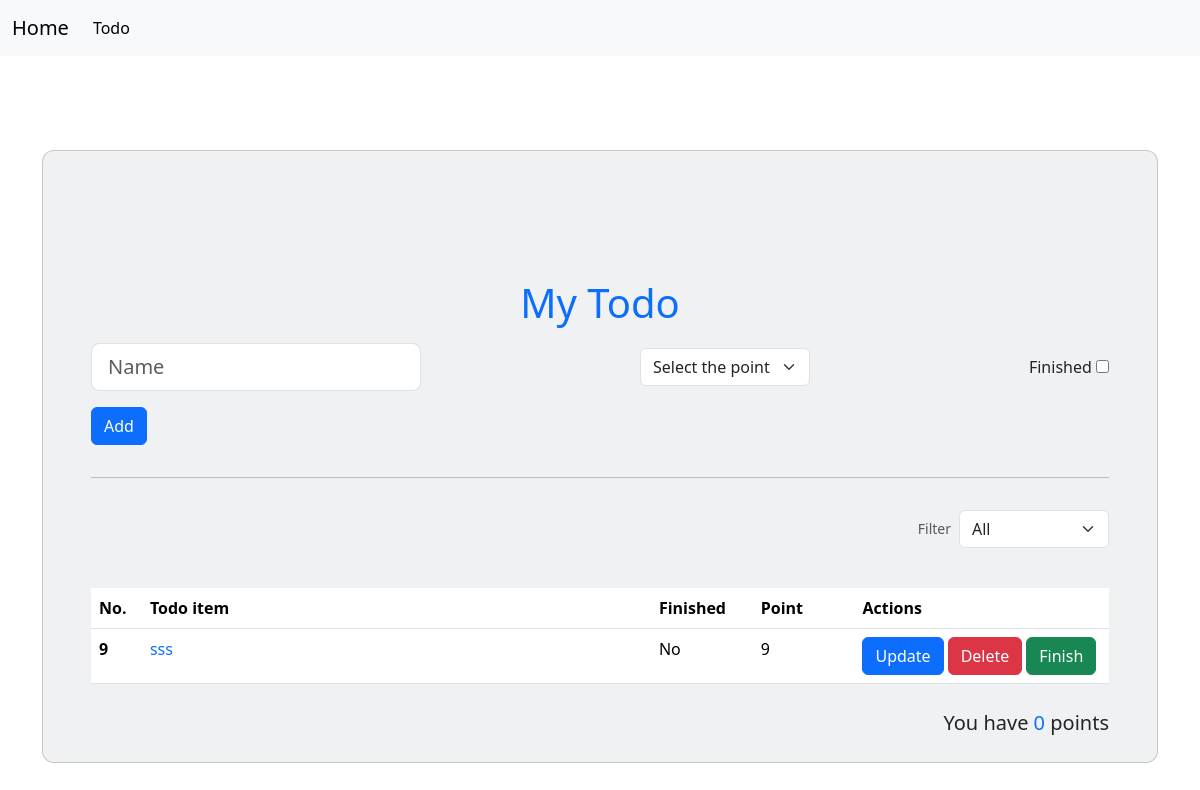
Before: /todo with the older database file.
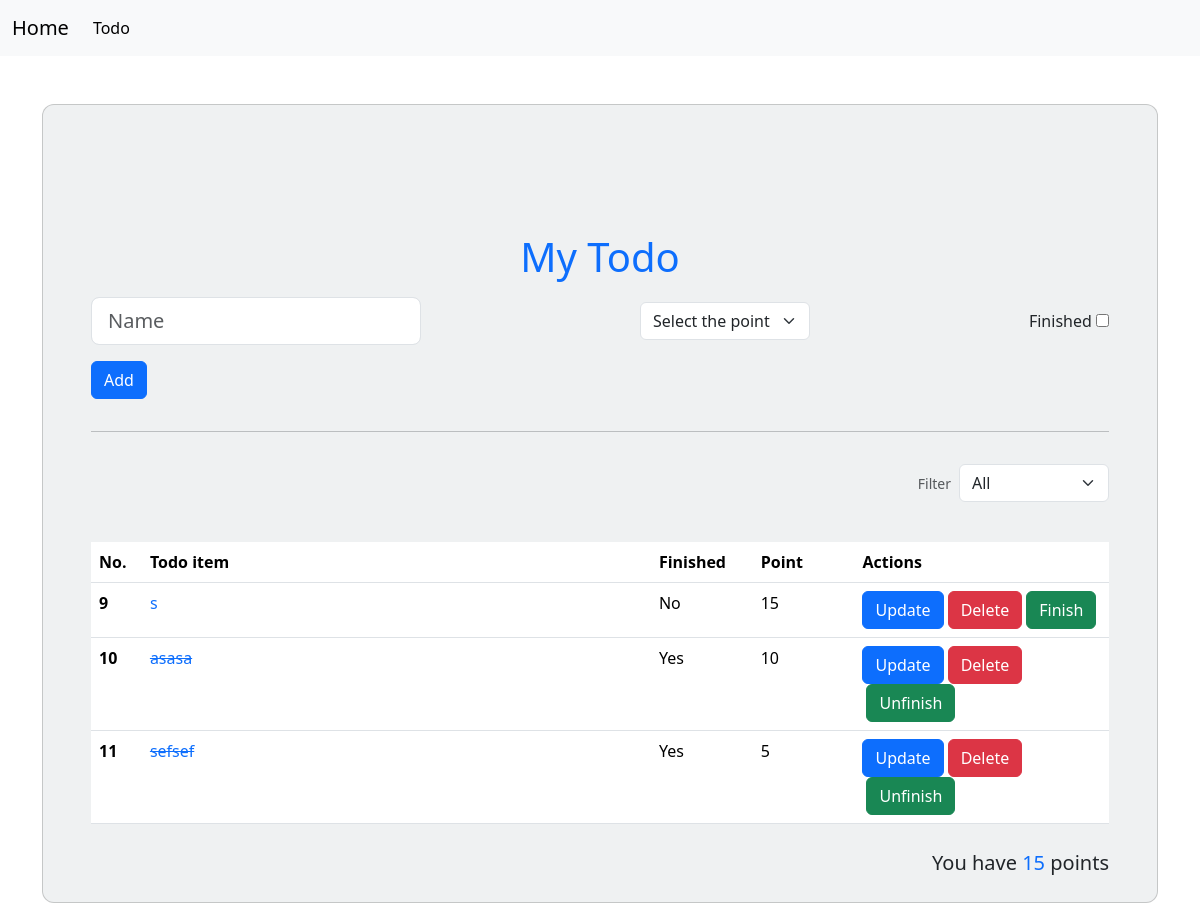
After: the same page with the newer database file.
### apps/todo/models.py (models this page shows, shortened)
class Todo(models.Model):
    name = models.CharField(max_length=255)
    done = models.BooleanField(default=False)
    point_id = models.ForeignKey(Point, on_delete=models.CASCADE)
    created_at = models.DateTimeField(auto_now_add=True)
    updated_at = models.DateTimeField(auto_now=True)

class Point(models.Model):
    value = models.IntegerField()
    created_at = models.DateTimeField(auto_now_add=True)
    updated_at = models.DateTimeField(auto_now=True)
    def __str__(self):
        return str(self.value)

### apps/todo/views.py (the view)
# urls.py: path('', views.index, name='todo.index'),
def index(request):
    todos = Todo.objects.all()
    points_sum = Todo.objects.filter(done=True).aggregate(points_sum=Sum('point_id__value'))['points_sum']
    return render(request, 'todo/index.html', {
        'todos': todos,
        'points_sum' : points_sum,
        'points': Point.objects.order_by('value')
    })

### apps/todo/templates/todo/index.html (shortened to what this page needs)
{% extends 'base.html' %}
{% block content %}
<section class="vh-100">
    <div class="container py-5 h-100">
        <div class="row d-flex justify-content-center align-items-center h-100">
            <div class="col">
                <div class="card" id="list1" style="border-radius: .75rem; background-color: #eff1f2;">
                    <div class="card-body py-4 px-4 px-md-5">
                        <p class="h1 text-center mt-3 mb-4 pb-3 text-primary">
                            <h1 class="text-center text-primary">My Todo</h1>
                        </p>
                        <form class="pb-2" action="{%if todo %}{% url 'todo.update' todo.id %}{% else %}{% url 'todo.store' %}{% endif %}" method="post">
                            <div class="d-flex justify-content-between align-items-center">
                                <div class="d-flex flex-row align-items-center">
                                    <input type="text" name="name" value="{{ todo.name }}" class="form-control form-control-lg" placeholder="Name">
                                </div>
                                <div class="d-flex flex-row align-items-center">
                                    <select class="point-select form-select form-filter" name="point_id">
                                        <option value="">Select the point</option>
                                    </select>
                                </div>
                                <div>
                                    <label for="done">Finished</label>
                                    <input type="checkbox" {% if todo.done %}checked{% endif %} id="done" name="done">
                                </div>
                            </div>
                            <div class="mt-3">
                                <button type="submit" class="btn btn-primary">Add</button>
                            </div>
                        </form>
                        <hr class="my-4">
                        <div class="d-flex justify-content-end align-items-center mb-4 pt-2 pb-3">
                            <p class="small mb-0 me-2 text-muted">Filter</p>
                            <select class="form-select form-filter" aria-label="Default select example">
                                <option value="all" selected>All</option>
                            </select>
                        </div>
                        <table class="table mb-4" style="background-color: #eff1f2;">
                            <thead>
                                <tr>
                                    <th width="5%">No.</th>
                                    <th width="50%">Todo item</th>
                                    <th width="10%">Finished</th>
                                    <th width="10%">Point</th>
                                    <th width="25%">Actions</th>
                                </tr>
                            </thead>
                            <tbody>
                                {% for todo in todos %}
                                    <tr>
                                        <th scope="row">{{ todo.id }}</th>
                                        <td>
                                            <a href="{% url 'todo.show' todo.id %}" style="text-decoration: {% if todo.done %}line-through{% else %}none{% endif %}">
                                                {{ todo.name }}
                                            </a>
                                        </td>
                                        <td>{% if todo.done %}Yes{% else %}No{% endif %}</td>
                                        <td>{{ todo.point_id }}</td>
                                        <td>
                                            <a class="btn btn-primary" href="{% url 'todo.edit' todo.id %}">Update</button>
                                            <a class="btn btn-danger ms-1" href="{% url 'todo.delete' todo.id %}">Delete</button>
                                            <a class="btn btn-success ms-1" href="{% url 'todo.finish' todo.id %}">
                                                {% if todo.done %}Unfinish{% else %}Finish{% endif %}
                                            </a>
                                        </td>
                                    </tr>
                                {% endfor %}
                            </tbody>
                        </table>
                        <div class="d-flex justify-content-end">
                            <span class="lead">You have <span class="text-primary">{% if points_sum %}{{ points_sum }}{% else %}0{% endif %}</span> points</span>
                        </div>
                    </div>
                </div>
            </div>
        </div>
    </div>
</section>
{% endblock content %}

### django_todo/templates/base.html (shortened to what this page needs)
{% load static %}
<!DOCTYPE html>
<html lang="en">
<head>
    <link href="https://cdn.jsdelivr.net/npm/bootstrap@5.3.1/dist/css/bootstrap.min.css" rel="stylesheet">
    <link rel="stylesheet" type="text/css" href="{% static '/css/todo.css' %}">
</head>
<body>
    <nav class="navbar navbar-expand-lg bg-body-tertiary">
        <div class="container-fluid">
            <a class="navbar-brand" href="{% url 'home' %}">Home</a>
            <div class="collapse navbar-collapse" id="navbarSupportedContent">
                <ul class="navbar-nav me-auto mb-2 mb-lg-0">
                    <li class="nav-item">
                        <a class="nav-link active" aria-current="page" href="{% url 'todo.index' %}">Todo</a>
                    </li>
                </ul>
            </div>
        </div>
      </nav>
    {% block content %}
    {% endblock content %}
</body>
</html>

### static/css/todo.css (style rules this page uses)
.form-filter { width: 150px; }
.point-select { width: 170px; }

Changed rows visible on the page:
changed Todo id 9: name "sss" → "s"; point_id "9" → "15"
added Todo: id "10", name "asasa", done "Yes", point_id "10"
added Todo: id "11", name "sefsef", done "Yes", point_id "5"
Other visible differences:
{{ points_sum }}: (not shown) → "15"
text no longer shown: "0"
